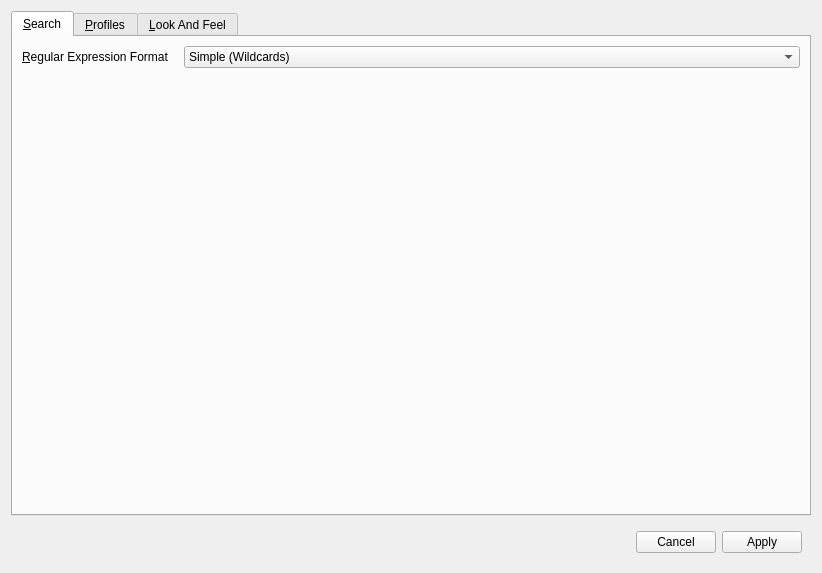
<?xml version="1.0" encoding="UTF-8"?>
<ui version="4.0">
 <class>ConfigWidget</class>
 <widget class="QWidget" name="ConfigWidget">
  <property name="geometry">
   <rect>
    <x>0</x>
    <y>0</y>
    <width>822</width>
    <height>573</height>
   </rect>
  </property>
  <property name="windowTitle">
   <string>Settings</string>
  </property>
  <layout class="QVBoxLayout" name="verticalLayout_3">
   <item>
    <widget class="QTabWidget" name="tabWidget">
     <property name="tabPosition">
      <enum>QTabWidget::North</enum>
     </property>
     <property name="tabShape">
      <enum>QTabWidget::Rounded</enum>
     </property>
     <property name="currentIndex">
      <number>0</number>
     </property>
     <widget class="QWidget" name="tab_2">
      <attribute name="title">
       <string>&amp;Search</string>
      </attribute>
      <layout class="QFormLayout" name="formLayout_2">
       <property name="horizontalSpacing">
        <number>15</number>
       </property>
       <item row="0" column="0">
        <widget class="QLabel" name="label_2">
         <property name="text">
          <string>&amp;Regular Expression Format</string>
         </property>
         <property name="buddy">
          <cstring>regexFormatBox</cstring>
         </property>
        </widget>
       </item>
       <item row="0" column="1">
        <widget class="QComboBox" name="regexFormatBox">
         <item>
          <property name="text">
           <string>Simple (Wildcards)</string>
          </property>
         </item>
         <item>
          <property name="text">
           <string>Full (Perl-like)</string>
          </property>
         </item>
        </widget>
       </item>
      </layout>
     </widget>
     <widget class="QWidget" name="tab">
      <attribute name="title">
       <string>&amp;Profiles</string>
      </attribute>
      <layout class="QVBoxLayout" name="verticalLayout">
       <item>
        <widget class="QWidget" name="widget" native="true">
         <layout class="QFormLayout" name="formLayout">
          <property name="fieldGrowthPolicy">
           <enum>QFormLayout::ExpandingFieldsGrow</enum>
          </property>
          <property name="horizontalSpacing">
           <number>15</number>
          </property>
          <item row="0" column="0">
           <widget class="QLabel" name="label">
            <property name="text">
             <string>Selected Profile</string>
            </property>
            <property name="buddy">
             <cstring>profileBox</cstring>
            </property>
           </widget>
          </item>
          <item row="0" column="1">
           <widget class="QComboBox" name="profileBox"/>
          </item>
         </layout>
        </widget>
       </item>
       <item>
        <widget class="QWidget" name="widget_3" native="true">
         <layout class="QHBoxLayout" name="horizontalLayout_2">
          <item>
           <widget class="QPushButton" name="newProfileButton">
            <property name="text">
             <string>New Profile</string>
            </property>
           </widget>
          </item>
          <item>
           <widget class="QPushButton" name="removeProfileButton">
            <property name="enabled">
             <bool>false</bool>
            </property>
            <property name="text">
             <string>Remove Profile</string>
            </property>
           </widget>
          </item>
          <item>
           <spacer name="horizontalSpacer_2">
            <property name="orientation">
             <enum>Qt::Horizontal</enum>
            </property>
            <property name="sizeHint" stdset="0">
             <size>
              <width>40</width>
              <height>20</height>
             </size>
            </property>
           </spacer>
          </item>
         </layout>
        </widget>
       </item>
       <item>
        <widget class="QGroupBox" name="groupBox">
         <property name="sizePolicy">
          <sizepolicy hsizetype="Preferred" vsizetype="Preferred">
           <horstretch>0</horstretch>
           <verstretch>1</verstretch>
          </sizepolicy>
         </property>
         <property name="title">
          <string>Profile Settings</string>
         </property>
         <property name="flat">
          <bool>false</bool>
         </property>
         <property name="checkable">
          <bool>false</bool>
         </property>
         <layout class="QVBoxLayout" name="verticalLayout_2">
          <item>
           <widget class="QStackedWidget" name="profileStackedWidget"/>
          </item>
         </layout>
        </widget>
       </item>
      </layout>
     </widget>
     <widget class="QWidget" name="tab_3">
      <attribute name="title">
       <string>&amp;Look And Feel</string>
      </attribute>
      <layout class="QVBoxLayout" name="verticalLayout_4">
       <item>
        <widget class="QCheckBox" name="compactBox">
         <property name="text">
          <string>Compact Look And Feel</string>
         </property>
        </widget>
       </item>
       <item>
        <widget class="QCheckBox" name="fileTypesInTreeBox">
         <property name="text">
          <string>Show file types in file tree</string>
         </property>
        </widget>
       </item>
       <item>
        <widget class="QCheckBox" name="fileTreeAutoSelectBox">
         <property name="text">
          <string>Auto-Select files in FileTree (makes finding files slower)</string>
         </property>
        </widget>
       </item>
       <item>
        <spacer name="verticalSpacer">
         <property name="orientation">
          <enum>Qt::Vertical</enum>
         </property>
         <property name="sizeHint" stdset="0">
          <size>
           <width>20</width>
           <height>40</height>
          </size>
         </property>
        </spacer>
       </item>
      </layout>
     </widget>
    </widget>
   </item>
   <item>
    <widget class="QWidget" name="widget_2" native="true">
     <property name="sizePolicy">
      <sizepolicy hsizetype="Preferred" vsizetype="Preferred">
       <horstretch>0</horstretch>
       <verstretch>0</verstretch>
      </sizepolicy>
     </property>
     <layout class="QHBoxLayout" name="horizontalLayout">
      <item>
       <spacer name="horizontalSpacer">
        <property name="orientation">
         <enum>Qt::Horizontal</enum>
        </property>
        <property name="sizeHint" stdset="0">
         <size>
          <width>40</width>
          <height>20</height>
         </size>
        </property>
       </spacer>
      </item>
      <item>
       <widget class="QDialogButtonBox" name="buttonBox">
        <property name="standardButtons">
         <set>QDialogButtonBox::Apply|QDialogButtonBox::Cancel</set>
        </property>
       </widget>
      </item>
     </layout>
    </widget>
   </item>
  </layout>
 </widget>
 <resources/>
 <connections/>
</ui>
